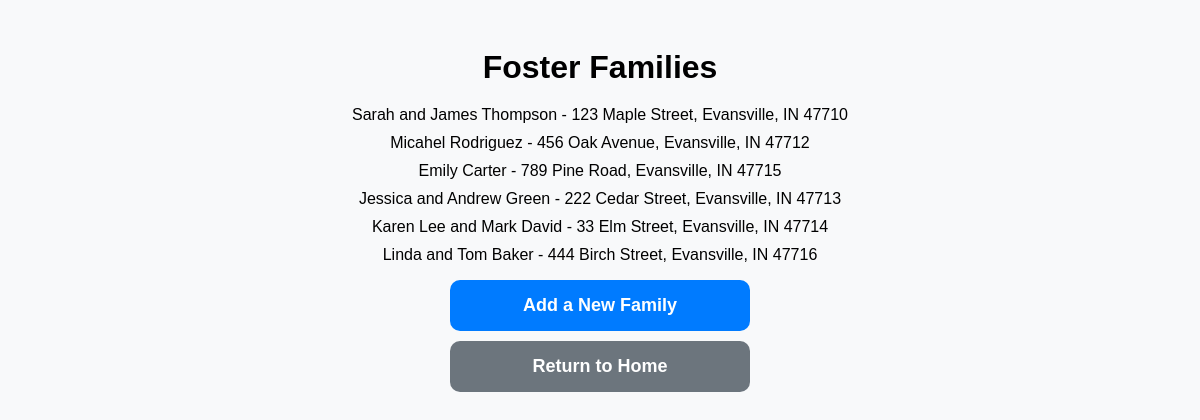
The app's page /foster/foster_families/, older data.
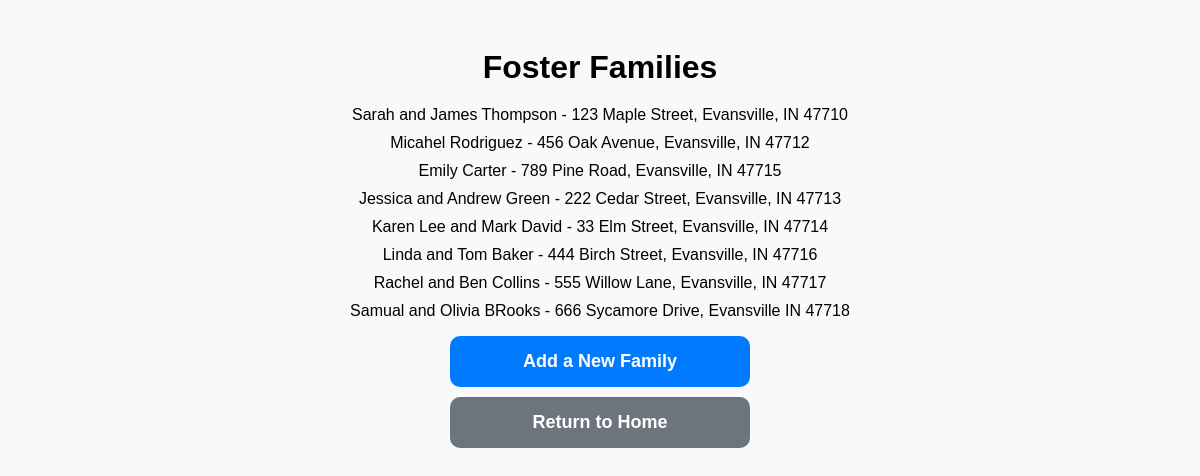
The same page, newer data.
### foster/models.py (models this page shows, shortened)
class FosterFamily(models.Model):
    name = models.CharField(max_length=100)
    phone_number = models.CharField(max_length=15, blank=True)
    email = models.EmailField()
    address = models.TextField()
    number_of_pets = models.PositiveIntegerField()

### foster/views.py (the view)
# urls.py: path("foster_families/", views.foster_family_list, name="foster_family_list"),
def foster_family_list(request):
    foster_families = FosterFamily.objects.all()
    return render(request, 'foster/foster_family_list.html', {'foster_families': foster_families})

### foster/templates/foster/foster_family_list.html (shortened to what this page needs)
<!DOCTYPE html>
<html>
<head>
</head>
<body>
    <h1>Foster Families</h1>
    <ul>
        {% for family in foster_families %}
            <li>{{ family.name }} - {{ family.address }}</li>
        {% endfor %}
    </ul>
    <form action="{% url 'foster:add_foster_family' %}" method="get">
        <button type="submit" class="btn btn-primary">Add a New Family</button>
    </form>
    <form action="{% url 'foster:home' %}" method="get">
        <button type="submit" class="btn btn-secondary">Return to Home</button>
    </form>
</body>
</html>

### foster/templates/foster/foster_family_list.html (style rules this page uses)
body { text-align: center; font-family: Arial, sans-serif; background-color: #f8f9fa; padding: 20px; }
h1 { margin-bottom: 20px; }
ul { list-style-type: none; padding: 0; }
li { margin: 10px 0; }
.btn { display: block; width: 100%; max-width: 300px; margin: 10px auto; padding: 15px; font-size: 18px; text-align: center; text-decoration: none; color: white; border-radius: 10px; transition: background 0.3s; font-weight: bold; border: none; cursor: pointer; }
.btn-primary { background-color: #007BFF; }
.btn-secondary { background-color: #6c757d; }

Row changes from the older to the newer data that the page shows:
added FosterFamily: name "Rachel and Ben Collins", address "555 Willow Lane, Evansville, IN 47717"
added FosterFamily: name "Samual and Olivia BRooks", address "666 Sycamore Drive, Evansville IN 47718"
